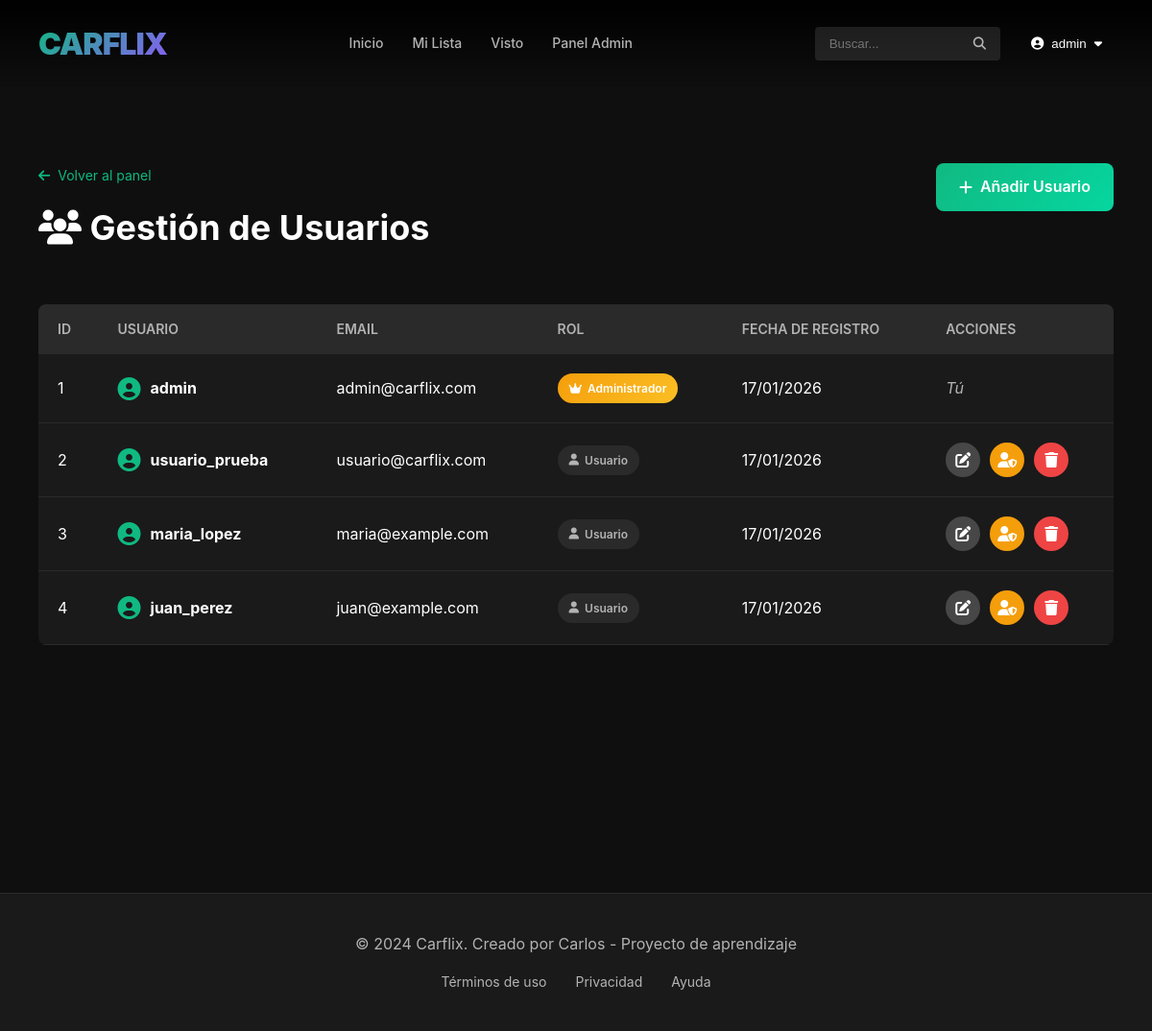
The app's page /admin/users (signed in) with its own data.
### app/models.py (models this page shows, shortened)
class User(UserMixin, db.Model):
    id = db.Column(db.Integer, primary_key=True)
    username = db.Column(db.String(64), unique=True, nullable=False, index=True)
    email = db.Column(db.String(120), unique=True, nullable=False, index=True)
    password_hash = db.Column(db.String(256))
    is_admin = db.Column(db.Boolean, default=False)
    profile_picture = db.Column(db.String(300), default='images/default-avatar.png')
    created_at = db.Column(db.DateTime, default=datetime.utcnow)
    favorite_movies = db.relationship('Movie', secondary=movie_favorites,
                                      backref=db.backref('favorited_by', lazy='dynamic'))
    favorite_series = db.relationship('Series', secondary=series_favorites,
                                      backref=db.backref('favorited_by', lazy='dynamic'))
    watched_movies = db.relationship('Movie', secondary=movie_watched,
                                     backref=db.backref('watched_by', lazy='dynamic'))
    watched_episodes = db.relationship('Episode', secondary=episode_watched,
                                       backref=db.backref('watched_by', lazy='dynamic'))

### app/routes.py (the view)
@app.route('/admin/users')
@login_required
@admin_required
def admin_users():
    users = User.query.all()
    return render_template('admin/users.html', users=users)

### app/models.py (called while the page is built)
@login_manager.user_loader
def load_user(user_id):
    return User.query.get(int(user_id))

### app/routes.py (called while the page is built)
def admin_required(f):
    @wraps(f)
    def decorated_function(*args, **kwargs):
        if not current_user.is_authenticated or not current_user.is_admin:
            flash('No tienes permisos para acceder a esta página', 'danger')
            return redirect(url_for('home'))
        return f(*args, **kwargs)
    return decorated_function

### app/templates/admin/users.html (shortened to what this page needs)
{% extends "base.html" %}
{% block content %}
<div class="admin-page">
    <div class="admin-container">
        <div class="admin-header">
            <div>
                <a href="{{ url_for('admin_dashboard') }}" class="back-link">
                    <i class="fas fa-arrow-left"></i> Volver al panel
                </a>
                <h1><i class="fas fa-users"></i> Gestión de Usuarios</h1>
            </div>
            <a href="{{ url_for('admin_add_user') }}" class="btn btn-primary">
                <i class="fas fa-plus"></i> Añadir Usuario
            </a>
        </div>
        <div class="table-container">
            <table class="admin-table">
                <thead>
                    <tr>
                        <th>ID</th>
                        <th>Usuario</th>
                        <th>Email</th>
                        <th>Rol</th>
                        <th>Fecha de registro</th>
                        <th>Acciones</th>
                    </tr>
                </thead>
                <tbody>
                    {% for user in users %}
                    <tr>
                        <td>{{ user.id }}</td>
                        <td>
                            <div class="user-cell">
                                <i class="fas fa-user-circle"></i>
                                <strong>{{ user.username }}</strong>
                            </div>
                        </td>
                        <td>{{ user.email }}</td>
                        <td>
                            {% if user.is_admin %}
                                <span class="badge badge-admin">
                                    <i class="fas fa-crown"></i> Administrador
                                </span>
                            {% else %}
                                <span class="badge badge-user">
                                    <i class="fas fa-user"></i> Usuario
                                </span>
                            {% endif %}
                        </td>
                        <td>{{ user.created_at.strftime('%d/%m/%Y') }}</td>
                        <td>
                            <div class="action-buttons">
                                {% if user.id != current_user.id %}
                                <a href="{{ url_for('admin_edit_user', user_id=user.id) }}"
                                   class="btn-icon btn-secondary"
                                   title="Editar usuario">
                                    <i class="fas fa-edit"></i>
                                </a>
                                <a href="{{ url_for('admin_toggle_admin', user_id=user.id) }}"
                                   class="btn-icon btn-warning"
                                   title="{% if user.is_admin %}Quitar admin{% else %}Hacer admin{% endif %}"
                                   onclick="return confirm('¿Cambiar permisos de {{ user.username }}?')">
                                    <i class="fas fa-user-shield"></i>
                                </a>
                                <a href="{{ url_for('admin_delete_user', user_id=user.id) }}"
                                   class="btn-icon btn-danger"
                                   title="Eliminar usuario"
                                   onclick="return confirm('¿Eliminar a {{ user.username }}? Esta acción no se puede deshacer.')">
                                    <i class="fas fa-trash"></i>
                                </a>
                                {% else %}
                                <span class="text-muted">Tú</span>
                                {% endif %}
                            </div>
                        </td>
                    </tr>
                    {% endfor %}
                </tbody>
            </table>
        </div>
    </div>
</div>
{% endblock %}

### app/templates/base.html (shortened to what this page needs)
<!DOCTYPE html>
<html lang="es">
<head>
    <link rel="stylesheet" href="{{ url_for('static', filename='css/style.css') }}">
    <link rel="stylesheet" href="https://cdnjs.cloudflare.com/ajax/libs/font-awesome/6.4.0/css/all.min.css">
</head>
<body>
    {% if current_user.is_authenticated %}
    <nav class="navbar">
        <div class="navbar-container">
            <a href="{{ url_for('home') }}" class="logo">CARFLIX</a>
            <div class="nav-links">
                <a href="{{ url_for('home') }}">Inicio</a>
                <a href="{{ url_for('my_list') }}">Mi Lista</a>
                <a href="{{ url_for('watched') }}">Visto</a>
                {% if current_user.is_admin %}
                <a href="{{ url_for('admin_dashboard') }}">Panel Admin</a>
                {% endif %}
            </div>
            <div class="nav-right">
                <form action="{{ url_for('search') }}" method="get" class="search-form">
                    <input type="text" name="q" placeholder="Buscar..." class="search-input">
                    <button type="submit" class="search-btn"><i class="fas fa-search"></i></button>
                </form>
                <div class="user-menu">
                    <button class="user-btn">
                        <i class="fas fa-user-circle"></i>
                        <span>{{ current_user.username }}</span>
                        <i class="fas fa-caret-down"></i>
                    </button>
                </div>
            </div>
        </div>
    </nav>
    {% endif %}
    <main class="main-content">
        {% block content %}{% endblock %}
    </main>
    <footer class="footer">
        <div class="footer-content">
            <p>&copy; 2024 Carflix. Creado por Carlos - Proyecto de aprendizaje</p>
            <div class="footer-links">
                <a href="#">Términos de uso</a>
                <a href="#">Privacidad</a>
                <a href="#">Ayuda</a>
            </div>
        </div>
    </footer>
</body>
</html>

### records on screen
User: username "admin", id "1", email "admin@carflix.com", is_admin True (drawn), created_at "17/01/2026", shows "Tú"
User: id "2", username "usuario_prueba", email "usuario@carflix.com", is_admin False (drawn), created_at "17/01/2026"
User: id "3", username "maria_lopez", email "maria@example.com", is_admin False (drawn), created_at "17/01/2026"
User: id "4", username "juan_perez", email "juan@example.com", is_admin False (drawn), created_at "17/01/2026"
